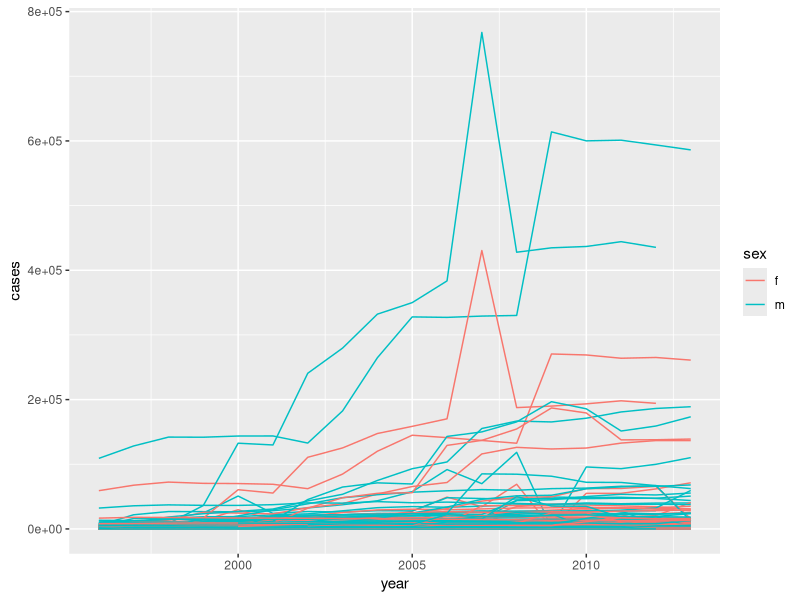

R code for this plot:
library(tidyverse)

#1
who1 <- who %>%
  gather(new_sp_m014:newrel_f65, key = "key", value = "cases", na.rm = TRUE)

who2 <- who1 %>%
  mutate(key = stringr::str_replace(key, "newrel", "new_rel"))

who3 <- who2 %>%
  separate(key, c("new", "type", "sexage"), sep = "_")

who3 %>%
  count(new)

who4 <- who3 %>%
  select(-new, -iso2, -iso3)

who5 <- who4 %>%
  separate(sexage, c("sex", "age"), sep = 1)

select(who3, country, iso2, iso3) %>%
  distinct() %>%
  group_by(country) %>%
  filter(n() > 1)

who5 %>%
  group_by(country, year, sex) %>%
  filter(year > 1995) %>%
  summarise(cases = sum(cases)) %>%
  unite(country_sex, country, sex, remove = FALSE) %>%
  ggplot(aes(x = year, y = cases, group = country_sex, colour = sex)) +
  geom_line()

#2
#It converts named vectors to a data frame with names and values
?tibble::enframe
enframe(c(a = 5, b = 7))
